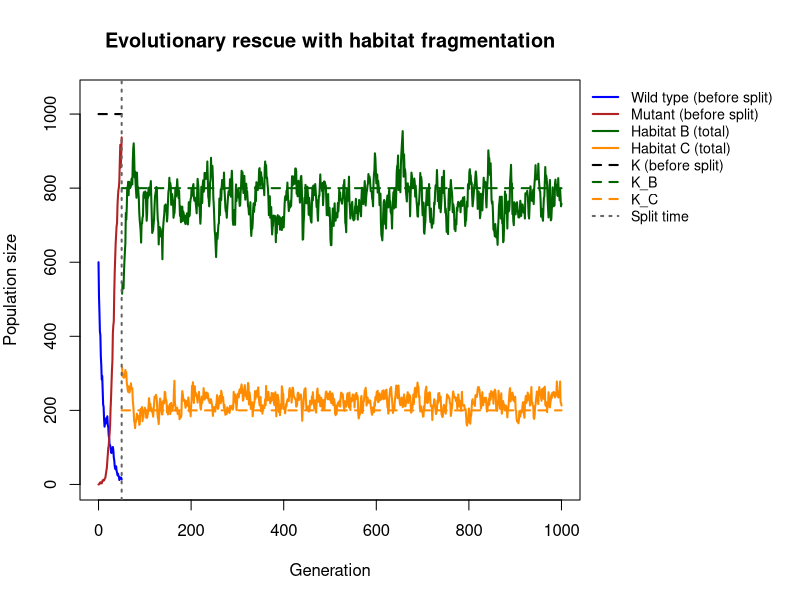
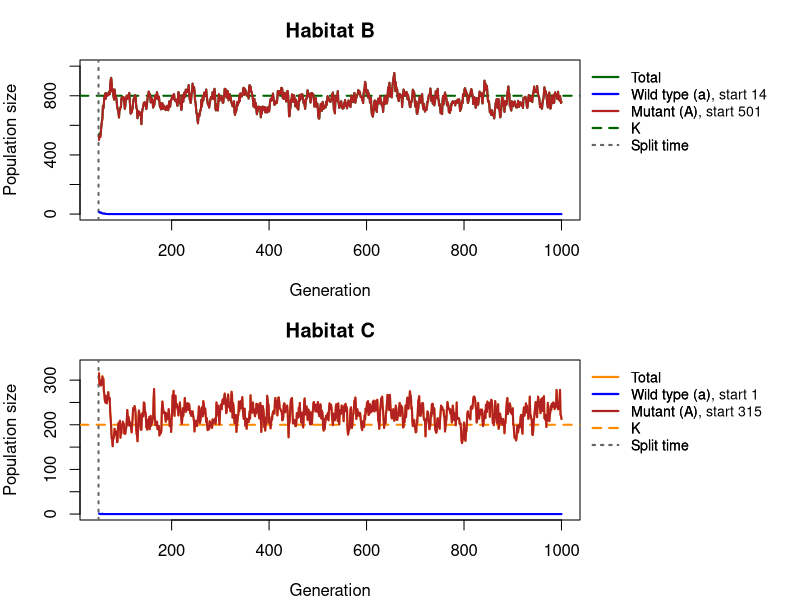
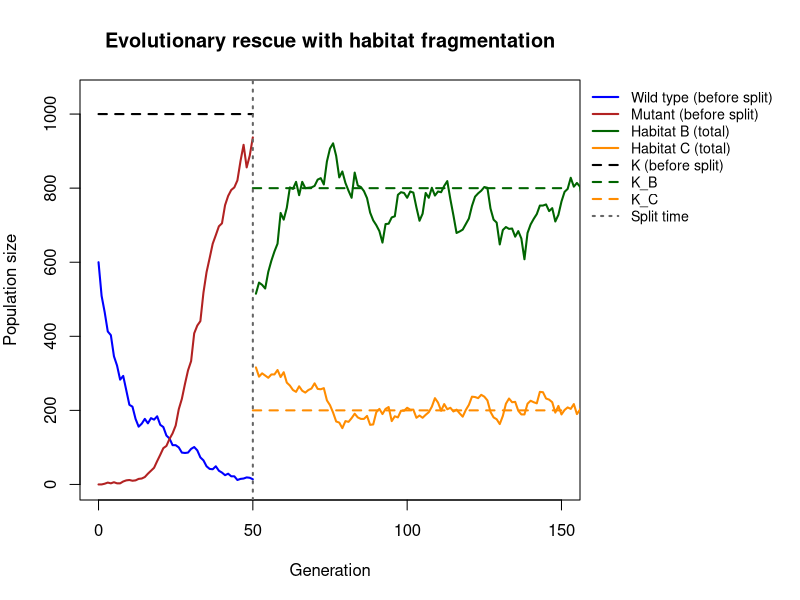
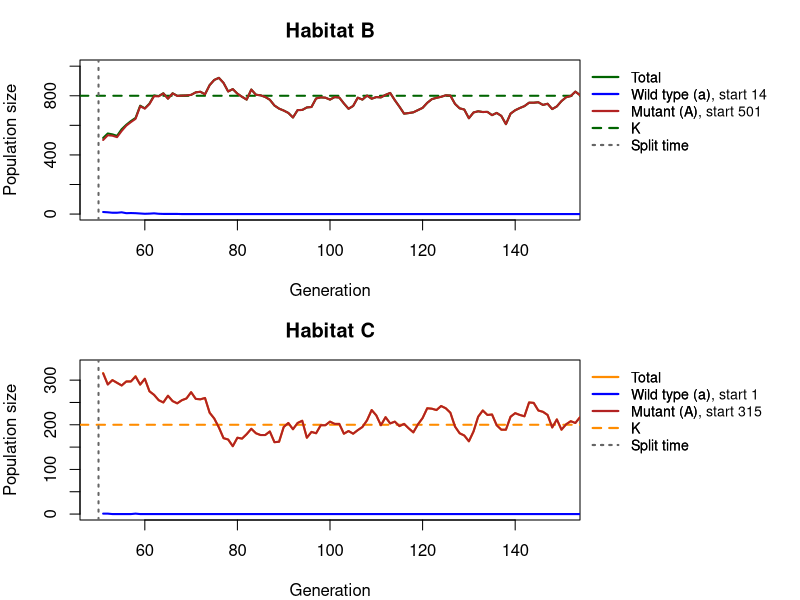
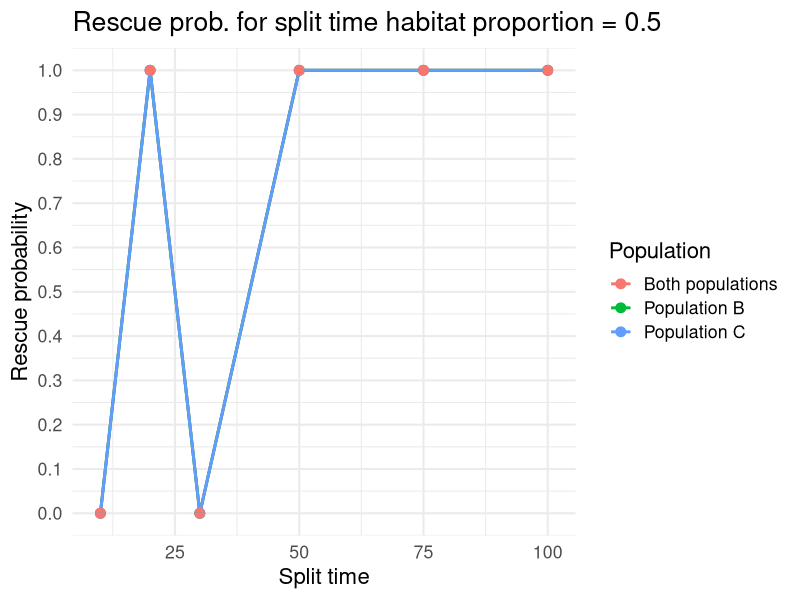
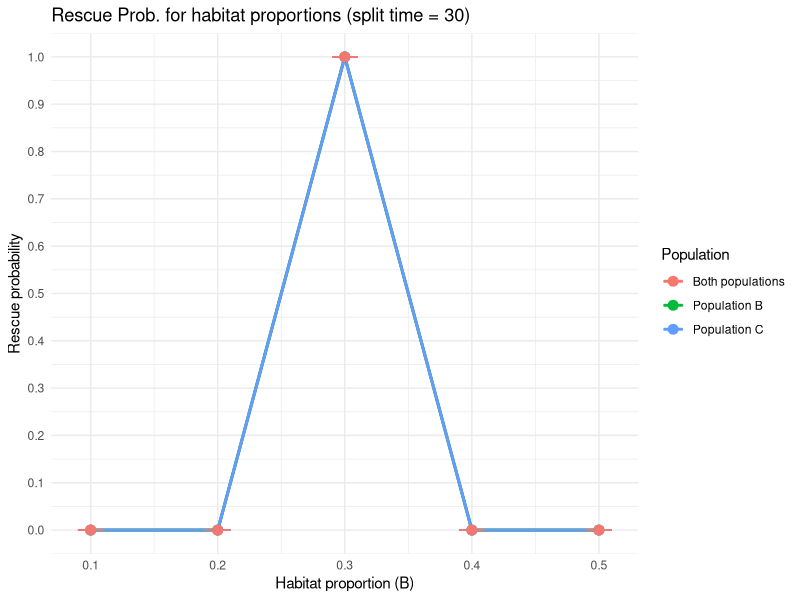
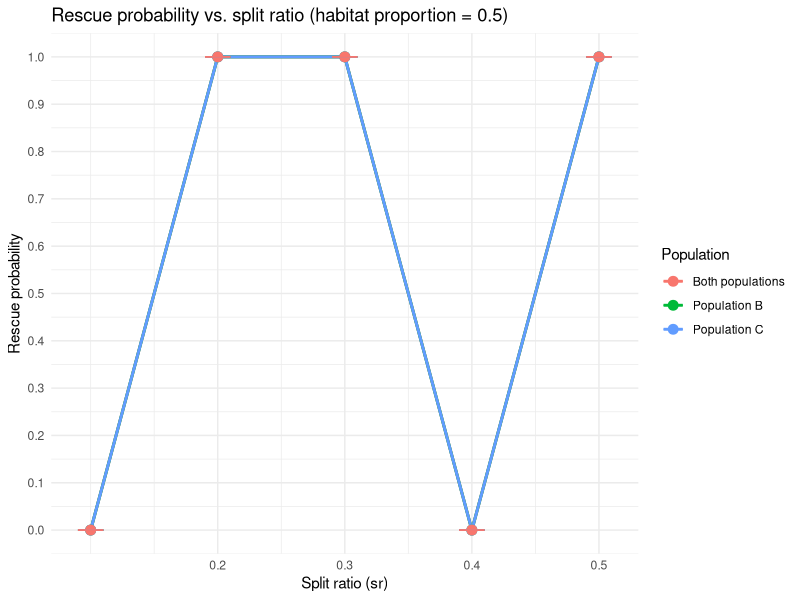
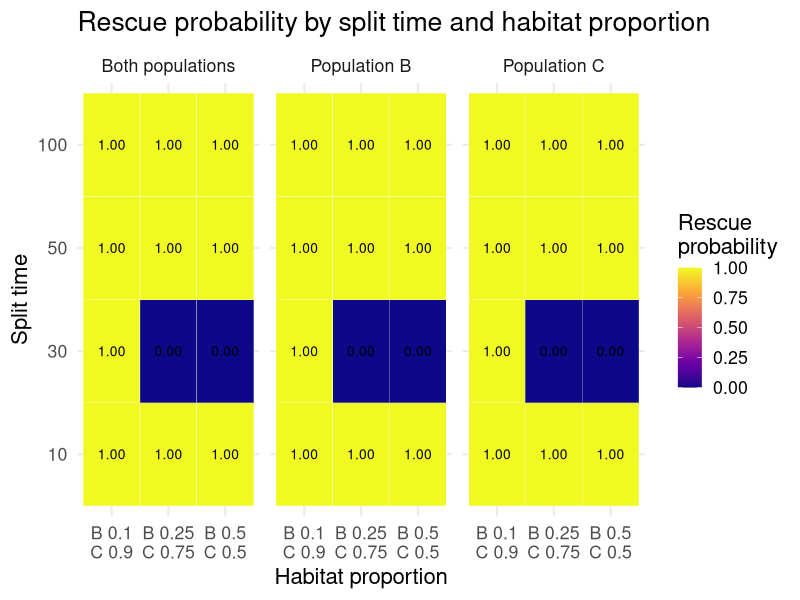

Write the R code that produced these figures, in order.
## ---- chunk 1
set.seed(57)
#set the seed for repruducibility
library(ggplot2)
library(tidyr)
library(dplyr)
#libraries used for our code / use install.packages(c(ggplot2,tidyr,dplyr))
## ---- chunk 2
simulate_one_gen <- function(N_a, N_A, decay_rate, sel_coeff, mut_rate, K) {
  
  # total population size and per-capita growth rates without competition
  N_tot <- N_a + N_A
  rho_a <- -decay_rate
  rho_A <- sel_coeff - decay_rate
  # logistic growth: crowding reduces the growth of both types equally (set to 0 if negative)
  mean_a <- N_a * max(0, 1 + rho_a - rho_A * N_tot / K)
  mean_A <- N_A * max(0, 1 + rho_A - rho_A * N_tot / K)
  # draw offspring according to Poisson distribution
  offsp_a <- rpois(1, mean_a)
  offsp_A <- rpois(1, mean_A)
  # draw new mutants according to Poisson distribution
  mut_a_to_A <- rpois(1, offsp_a * mut_rate)
  # determine new population sizes of wild type and mutant
  N_a_new <- offsp_a - mut_a_to_A
  N_A_new <-  offsp_A + mut_a_to_A
  #
  
  return(c(N_a_new, N_A_new))
}
# Test the function
#print(simulate_one_gen(100,0,0.1,0.2,0.001,1000))

## ---- chunk 3
simulate_pop <- function(N_init_a, N_init_A, decay_rate, sel_coeff, mut_rate, t_max, K, habitat_prop, split_ratio, split_time,migrate) {
  # Create the vector in which to save the results
  pop_vector <- c(N_init_a, N_init_A)
  # initiate the variables
  pop_new <- c(N_init_a, N_init_A)
  
  # Create the vectors for the new habitats
  pop_vector_B <- NULL
  pop_vector_C <- NULL
  
  # run the simulation until generation t_max
  for (i in 1:t_max) {
    
    # Time when the fragmentation occur
    if (i == split_time + 1) {
      
      # Create the new habitats (creating new K)
      K_B <- K * habitat_prop
      K_C <- K * (1 - habitat_prop)
      
      #create the ratio of the splitting
      split_ratio_B <- split_ratio
      split_ratio_C <- (1 - split_ratio_B)
      # print(split_ratio_B)
      # print(split_ratio_C)
      # Distribute individuals  randomly to the habitat B
      n_B_a <- rbinom(1, pop_new[1], split_ratio_B) 
      n_B_A <- rbinom(1, pop_new[2], split_ratio_B)   
      
      # Distribute individuals randomly to the habitat C
      n_C_a <- pop_new[1] - n_B_a
      n_C_A <- pop_new[2] - n_B_A
      
      # Calculate the new populatins for B an C 
      pop_new_B <- simulate_one_gen(n_B_a, n_B_A, decay_rate, sel_coeff, mut_rate, K_B)
      pop_new_C <- simulate_one_gen(n_C_a, n_C_A, decay_rate, sel_coeff, mut_rate, K_C)
      
      
      # add the new population sizes to the output vector
      pop_vector_B <- rbind(pop_vector_B,pop_new_B)
      pop_vector_C <- rbind(pop_vector_C,pop_new_C)
      
      
    }
    
    if (i > split_time + 1) {
      
      pop_new_B <- simulate_one_gen(
        pop_new_B[1], pop_new_B[2],
        decay_rate, sel_coeff, mut_rate,K_B
      )
      
      pop_new_C <- simulate_one_gen(
        pop_new_C[1], pop_new_C[2],
        decay_rate, sel_coeff, mut_rate,K_C
      )
      #migration 
      migrateB_vec <- c(rbinom(1, pop_new_B[1], migrate),
                        rbinom(1, pop_new_B[2], migrate))
      migrateC_vec <- c(rbinom(1, pop_new_C[1], migrate),
                        rbinom(1, pop_new_C[2], migrate))
      
      pop_new_B <- pop_new_B - migrateB_vec + migrateC_vec
      pop_new_C <- pop_new_C - migrateC_vec + migrateB_vec
        
        
        
        # Save the results for each generation
        pop_vector_B <- rbind(pop_vector_B, pop_new_B)
      pop_vector_C <- rbind(pop_vector_C, pop_new_C)
      
      # define the row and column names of the output vector
      rownames(pop_vector_B) <- (0:t_max)[1:length(pop_vector_B[,1])] 
      rownames(pop_vector_C) <- (0:t_max)[1:length(pop_vector_C[,1])]
      colnames(pop_vector_B) <- c("a","A")
      colnames(pop_vector_C) <- c("a","A")
      
    }
    
    # Continue simulating habitat A only until split_time
    if (i <= split_time) {
      
      # redefine the current population one generation later
      pop_new <- simulate_one_gen(pop_new[1],pop_new[2], decay_rate, sel_coeff, mut_rate,K)
      # add the new population sizes to the output vector
      pop_vector <- rbind(pop_vector,pop_new)
      # condition to stop the simulation before t_max: either the population exceeds 2 times the original population size, or it goes extinct
      if (pop_new[1]+pop_new[2]>=2*(N_init_a+ N_init_A) | pop_new[1]+pop_new[2]==0) break
    }
    
  }
  # define the row and column names of the output vector
  rownames(pop_vector) <- (0:t_max)[1:length(pop_vector[,1])] # note that the vector has to be cut if the simulation stopped early
  colnames(pop_vector) <- c("a","A")
  
  # Data frames
  pop_vector_df <- as.data.frame(pop_vector)
  pop_vector_B_df <- as.data.frame(pop_vector_B)
  pop_vector_C_df <- as.data.frame(pop_vector_C)
  # return all three population vectors separately
  return(list(main = pop_vector_df, B = pop_vector_B_df, C = pop_vector_C_df))
  
  
}
## ---- chunk 4
# ============================================================
# Plot functions for the evolutionary rescue simulation
# with habitat fragmentation
# ============================================================

# ---- 1. Overview plot: wild type and mutant before the split,
#         total of habitats B and C after the split, legend outside ----
plot_split <- function(output, K, habitat_prop, split_time, xlim_max = NULL) {
  
  main <- output$main
  B    <- output$B
  C    <- output$C
  
  K_B <- K * habitat_prop
  K_C <- K * (1 - habitat_prop)
  
  # population sizes before the split (wild type and mutant separately)
  wt_main  <- main$a
  mut_main <- main$A
  
  # total population sizes after the split
  tot_B <- B$a + B$A
  tot_C <- C$a + C$A
  
  # generation numbers
  gen_main <- 0:(length(wt_main) - 1)
  gen_B    <- split_time + seq_along(tot_B)
  gen_C    <- split_time + seq_along(tot_C)
  
  # axis ranges
  x_max <- if (is.null(xlim_max)) max(c(gen_main, gen_B)) else xlim_max
  y_max <- max(c(K, wt_main, mut_main, tot_B, tot_C), na.rm = TRUE)
  
  # make room on the right for the legend, restore settings afterwards
  old_par <- par(mar = c(5, 4, 4, 11))
  on.exit(par(old_par))
  
  plot(NA, xlim = c(0, x_max), ylim = c(0, y_max * 1.05),
       xlab = "Generation", ylab = "Population size",
       main = "Evolutionary rescue with habitat fragmentation")
  
  # carrying capacities: K only until the split, then K_B and K_C
  segments(0, K, split_time, K, col = "black", lty = 2, lwd = 2)
  segments(split_time, K_B, x_max, K_B, col = "darkgreen",  lty = 2, lwd = 2)
  segments(split_time, K_C, x_max, K_C, col = "darkorange", lty = 2, lwd = 2)
  
  # before the split: wild type and mutant
  lines(gen_main, wt_main,  col = "blue",      lwd = 2)
  lines(gen_main, mut_main, col = "firebrick", lwd = 2)
  
  # after the split: total of habitat B and C
  if (length(tot_B) > 0) lines(gen_B, tot_B, col = "darkgreen",  lwd = 2)
  if (length(tot_C) > 0) lines(gen_C, tot_C, col = "darkorange", lwd = 2)
  
  # split time
  abline(v = split_time, col = "grey40", lty = 3, lwd = 2)
  
  # legend outside, at the top right corner of the plot region
  legend(x = par("usr")[2], y = par("usr")[4], xpd = TRUE, bty = "n",
         xjust = 0, yjust = 1, cex = 0.85,
         legend = c("Wild type (before split)", "Mutant (before split)",
                    "Habitat B (total)", "Habitat C (total)",
                    "K (before split)", "K_B", "K_C", "Split time"),
         col = c("blue", "firebrick", "darkgreen", "darkorange",
                 "black", "darkgreen", "darkorange", "grey40"),
         lty = c(1, 1, 1, 1, 2, 2, 2, 3), lwd = 2)
}

# ---- 2. Single habitat panel (used for B and C) ----
plot_habitat <- function(df, K_hab, split_time, title, col_tot, xlim_max = NULL) {
  
  if (is.null(df) || nrow(df) == 0) {
    plot.new()
    title(main = paste(title, "- no data (population ended before the split)"))
    return(invisible(NULL))
  }
  
  gens  <- split_time + seq_len(nrow(df))
  tot   <- df$a + df$A
  x_max <- if (is.null(xlim_max)) max(gens) else xlim_max
  y_max <- max(c(K_hab, tot), na.rm = TRUE)
  
  plot(NA, xlim = c(split_time, x_max), ylim = c(0, y_max * 1.05),
       xlab = "Generation", ylab = "Population size", main = title)
  
  abline(h = K_hab, col = col_tot, lty = 2, lwd = 2)       # K of this habitat
  abline(v = split_time, col = "grey40", lty = 3, lwd = 2) # split time
  
  lines(gens, tot,  col = col_tot,     lwd = 2)  # total
  lines(gens, df$a, col = "blue",      lwd = 2)  # wild type
  lines(gens, df$A, col = "firebrick", lwd = 2)  # mutant
  
  
  
  legend(x = par("usr")[2], y = par("usr")[4], xpd = TRUE, bty = "n",
         xjust = 0, yjust = 1, cex = 0.85,
         legend = c("Total", "Wild type (a)", "Mutant (A)", "K", "Split time"),
         col = c(col_tot, "blue", "firebrick", col_tot, "grey40"),
         lty = c(1, 1, 1, 2, 3), lwd = 2)
  
  ##adding the starting population
  legend(x = par("usr")[2], y = par("usr")[4], xpd = TRUE, bty = "n",
         xjust = 0, yjust = 1, cex = 0.85,
         legend = c("Total",
                    paste0("Wild type (a), start ", df$a[1]),
                    paste0("Mutant (A), start ", df$A[1]),
                    "K", "Split time"),
         col = c(col_tot, "blue", "firebrick", col_tot, "grey40"),
         lty = c(1, 1, 1, 2, 3), lwd = 2)
}

# ---- 3. Two panels: habitat B on top, habitat C below ----
plot_habitats <- function(output, K, habitat_prop, split_time, xlim_max = NULL) {
  
  K_B <- K * habitat_prop
  K_C <- K * (1 - habitat_prop)
  
  # two panels stacked, with room on the right for the legends
  old_par <- par(mfrow = c(2, 1), mar = c(4, 4, 3, 11))
  on.exit(par(old_par))
  
  plot_habitat(output$B, K_B, split_time, "Habitat B", "darkgreen",  xlim_max)
  plot_habitat(output$C, K_C, split_time, "Habitat C", "darkorange", xlim_max)
}

# ============================================================
# Usage
# (simulate_one_gen and simulate_pop must be defined first)
# ============================================================
max_gen      <- 1000
K            <- 1000
habitat_prop <- 0.8
split_time   <- 50
split_ratio  <- 0.5
migrate      <- 0.01

output <- simulate_pop(600, 0, 0.01, 0.2, 0.001, max_gen, K,
                       habitat_prop, split_ratio , split_time,migrate)

# overview plot
plot_split(output, K = K, habitat_prop = habitat_prop, split_time = split_time)

# panels for habitat B and C
plot_habitats(output, K = K, habitat_prop = habitat_prop, split_time = split_time)

# zoomed in on the first 150 generations
plot_split(output, K = K, habitat_prop = habitat_prop,
           split_time = split_time, xlim_max = 150)
plot_habitats(output, K = K, habitat_prop = habitat_prop,
              split_time = split_time, xlim_max = 150)

## ---- chunk 5

# ---- fixed parameters --------------------------------------------------
init_a           <- 600
init_A           <- 0
m_rate           <- 0.001
max_gen_analysis <- 1000
K_analysis       <- 1000
no_replicates    <- 1   # more replicates give more precise probabilities
max_attempts     <- 5000
rescue_frac      <- 1       # rescue = A >= rescue_frac * K of the habitat, changeable 

# ---- core function: your loop, wrapped so it can be reused -------------
run_scenarios <- function(split_times, habitat_props, split_ratios) {
  results <- list()
  
  for (st in split_times) {
    for (hp in habitat_props) {
      for (sr in split_ratios) {
        
        K_B <- K_analysis * hp
        K_C <- K_analysis * (1 - hp)
        
        i <- 0
        attempts <- 0
        
        repeat {
          attempts <- attempts + 1
          
          if (attempts > max_attempts) {
            warning(paste(
              "Too many failed runs for st =", st,
              "hp =", hp,
              "sr =", sr
            ))
            break
          }
          
          one_run <- simulate_pop(
            init_a, init_A,
            decay_rate   = 0.1,
            sel_coeff    = 0.2,
            mut_rate     = m_rate,
            t_max        = max_gen_analysis,
            K            = K_analysis,
            habitat_prop = hp,
            split_ratio  = sr,
            split_time   = st,
            migrate
          )
          
          # Skip runs that ended before the split time
          if (nrow(one_run$B) == 0 || nrow(one_run$C) == 0) next
          
          i <- i + 1
          
          reached_B <- one_run$B$A >= rescue_frac * K_B
          reached_C <- one_run$C$A >= rescue_frac * K_C
          
          rescued_B <- any(reached_B)
          rescued_C <- any(reached_C)
          
          results[[length(results) + 1]] <- data.frame(
            st = st,
            hp = hp,
            sr = sr,
            replicate = i,
            rescued_B = rescued_B,
            rescued_C = rescued_C,
            rescued_any = rescued_B | rescued_C,
            rescued_both = rescued_B & rescued_C,
            gen_B = if (rescued_B) which(reached_B)[1] else NA_integer_,
            gen_C = if (rescued_C) which(reached_C)[1] else NA_integer_
          )
          
          if (i >= no_replicates) break
        }
      }
    }
  }
  
  # Combine all simulation results
  if (length(results) == 0) {
    stop("No valid simulation results were obtained.")
  }
  
  data_table <- do.call(rbind, results)
  
  # Rescue probability per scenario
  rescue_prob <- data_table %>%
    dplyr::group_by(st, hp, sr) %>%
    dplyr::summarise(
      n = dplyr::n(),
      dplyr::across(
        c(rescued_B, rescued_C, rescued_any, rescued_both),
        mean
      ),
      .groups = "drop"
    )
  
  return(list(
    data = data_table,
    prob = rescue_prob
  ))
}


# ---- helper: long format with standard error for plotting ----

to_long <- function(rescue_prob) {
  rescue_prob %>%
    tidyr::pivot_longer(
      cols = c(rescued_B, rescued_C, rescued_both),
      names_to = "population",
      values_to = "rescue_probability"
    ) %>%
    dplyr::mutate(
      se = sqrt(rescue_probability * (1 - rescue_probability) / n),
      population = dplyr::recode(
        population,
        rescued_B    = "Population B",
        rescued_C    = "Population C",
        rescued_both = "Both populations"
      )
    )
}

# =======================================================================
# ANALYSIS 1: split time varies, habitat proportion fixed
# =======================================================================
res1 <- run_scenarios(
  split_times   = c(10, 20, 30, 50, 75, 100),
  habitat_props = 0.5,
  split_ratios = 0.5
)
long1 <- to_long(res1$prob)
print(res1$prob)

ggplot(long1, aes(x = st, y = rescue_probability,
                  color = population, group = population)) +
  geom_line(linewidth = 1) +
  geom_point(size = 3) +
  geom_errorbar(aes(ymin = pmax(0, rescue_probability - se),
                    ymax = pmin(1, rescue_probability + se)),
                width = 2) +
  scale_y_continuous(limits = c(0, 1), breaks = seq(0, 1, 0.1)) +
  labs(title = "Rescue prob. for split time habitat proportion = 0.5",
       x = "Split time", y = "Rescue probability", color = "Population") +
  theme_minimal(base_size = 16)

# =======================================================================
# ANALYSIS 2: habitat proportion varies, split time fixed
# =======================================================================
res2 <- run_scenarios(
  split_times   = 30,
  habitat_props = c(0.1, 0.2, 0.3, 0.4, 0.5),
  split_ratios = 0.5
)
long2 <- to_long(res2$prob)
print(res2$prob)

ggplot(long2, aes(x = hp, y = rescue_probability,
                  color = population, group = population)) +
  geom_line(linewidth = 1) +
  geom_point(size = 3) +
  geom_errorbar(aes(ymin = pmax(0, rescue_probability - se),
                    ymax = pmin(1, rescue_probability + se)),
                width = 0.02) +
  scale_x_continuous(breaks = seq(0.1, 0.9, 0.1)) +
  scale_y_continuous(limits = c(0, 1), breaks = seq(0, 1, 0.1)) +
  labs(title = "Rescue Prob. for habitat proportions (split time = 30)",
       x = "Habitat proportion (B)", y = "Rescue probability",
       color = "Population") +
  theme_minimal()

# =======================================================================
# ANALYSIS 3: split ratio varies, habitat proportion fixed
# =======================================================================

res2 <- run_scenarios(
  split_times   = 30,  # fix split time
  habitat_props = 0.5,
  split_ratios  = c(0.1, 0.2, 0.3, 0.4, 0.5)
)

long2 <- to_long(res2$prob)

print(res2$prob)

ggplot(long2, aes(x = sr, y = rescue_probability,
                  color = population, group = population)) +
  geom_line(linewidth = 1) +
  geom_point(size = 3) +
  geom_errorbar(
    aes(
      ymin = pmax(0, rescue_probability - se),
      ymax = pmin(1, rescue_probability + se)
    ),
    width = 0.02
  ) +
  scale_x_continuous(breaks = seq(0.2, 0.8, 0.1)) +
  scale_y_continuous(
    limits = c(0, 1),
    breaks = seq(0, 1, 0.1)
  ) +
  labs(
    title = "Rescue probability vs. split ratio (habitat proportion = 0.5)",
    x = "Split ratio (sr)",
    y = "Rescue probability",
    color = "Population"
  ) +
  theme_minimal()

# =======================================================================
# ANALYSIS 4: both vary (full grid)
# =======================================================================
res3 <- run_scenarios(
  split_times   = c(10, 30, 50, 100),
  habitat_props = c(0.1, 0.25, 0.5),
  split_ratios = 0.5
)
long3 <- to_long(res3$prob)
print(res3$prob)

# heatmap: one panel per population
# label showing the proportion of BOTH habitats on two lines, e.g. "B 0.1" over "C 0.9"
hp_values <- sort(unique(long3$hp))
long3 <- long3 %>%
  mutate(hp_label = factor(hp, levels = hp_values,
                           labels = paste0("B ", hp_values, "\nC ", 1 - hp_values)))

ggplot(long3, aes(x = hp_label, y = factor(st), fill = rescue_probability)) +
  geom_tile(color = "white") +
  geom_text(aes(label = sprintf("%.2f", rescue_probability)), size = 3.5) +
  facet_wrap(~ population) +
  scale_fill_viridis_c(limits = c(0, 1), option = "C") +
  labs(title = "Rescue probability by split time and habitat proportion",
       x = "Habitat proportion", y = "Split time",
       fill = "Rescue\nprobability") +
  theme_minimal(base_size= 16)

# =======================================================================
# ANALYSIS 5: split time and split ratio vary (full grid)
# =======================================================================

res3 <- run_scenarios(
  split_times   = c(10, 30, 50, 100),
  habitat_props = 0.5,
  split_ratios  = c(0.1, 0.25, 0.5)
)

long3 <- to_long(res3$prob)

print(res3$prob)

# Heatmap: one panel per population
ggplot(long3, aes(x = factor(sr), y = factor(st),
                  fill = rescue_probability)) +
  geom_tile(color = "white") +
  geom_text(aes(label = sprintf("%.2f", rescue_probability)),
            size = 3.5) +
  facet_wrap(~ population) +
  scale_fill_viridis_c(limits = c(0, 1), option = "C") +
  labs(
    title = "Rescue probability by split time and split ratio",
    x = "Split ratio (sr)",
    y = "Split time (st)",
    fill = "Rescue\nprobability"
  ) +
  theme_minimal()

if (FALSE) {
  # If (FALSE) is here used to skip the following plots, without using # in every line.
# =======================================================================
# ANALYSIS 6: both vary (bar plots percentage)
# =======================================================================
outcome_cols <- c("Both rescued"    = "#2a9d8f",
                  "Only B rescued"  = "darkgreen",
                  "Only C rescued"  = "darkorange",
                  "Neither rescued" = "grey75")

plot_outcomes <- function(dat, x_var, x_label, title) {
    dat <- dat %>%
    mutate(outcome = case_when(
      rescued_both ~ "Both rescued",
      rescued_B    ~ "Only B rescued",
      rescued_C    ~ "Only C rescued",
      TRUE         ~ "Neither rescued"),
      outcome = factor(outcome, levels = names(outcome_cols)[c(4, 3, 2, 1)]))
  
  ggplot(dat, aes(x = factor(.data[[x_var]]), fill = outcome)) +
    geom_bar(position = "fill") +          # each bar sums to 1 (= 100 %)
    scale_fill_manual(values = outcome_cols) +
    labs(title = title, x = x_label, y = "Proportion of replicates", fill = "Outcome") +
    theme_minimal((base_size= 16))
}

plot_outcomes(res1$data, "st", "Split time", "Outcome vs. split time (habitat proportion = 0.5)")
plot_outcomes(res2$data, "hp", "Habitat proportion (B)", "Outcome vs. habitat proportion (split time = 30)")
plot_outcomes(res3$data, "st", "Split time", "Outcome by split time and habitat proportion") +
  facet_wrap(~ hp, labeller = label_both)
}

## ---- chunk 6
"Built with `r getRversion()`" 
